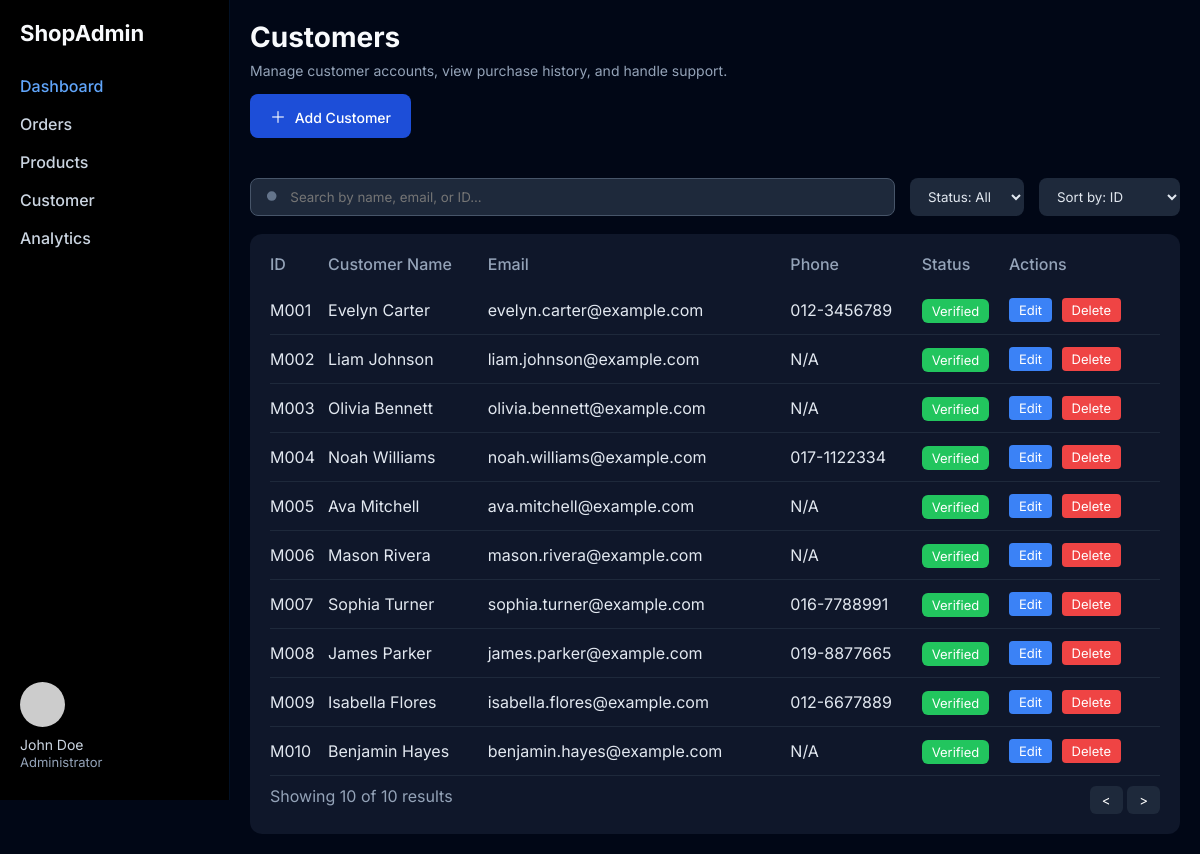
Page /pages/admin/adminCustomer.php on the committed database.
### tables this page shows
CREATE TABLE `users` (
  `user_id` varchar(12) NOT NULL,
  `user_name` varchar(50) NOT NULL,
  `user_role` enum('Member','Admin') NOT NULL DEFAULT 'Member',
  `email` varchar(50) NOT NULL,
  `hash_password` varchar(255) NOT NULL,
  `account_status` enum('Verified','Unverified','Blocked') NOT NULL DEFAULT 'Unverified'
);

CREATE TABLE `userprofile` (
  `user_id` varchar(12) NOT NULL,
  `dob` date DEFAULT NULL,
  `contact_num` varchar(20) DEFAULT NULL,
  `gender` enum('Male','Female') DEFAULT NULL
);

### _base.php (called while the page is built, shortened)
<?php
function get($key, $value = '')
{
    $value = $_GET[$key] ?? $value;
    return is_array($value) ? array_map('trim', $value) : trim($value);
}

### DAO/customer_dao.php (called while the page is built, shortened)
<?php
class CustomerDAO {
    public static function getAllCustomers($search = '', $status = '', $sortBy = 'user_id', $role = 'Member') {
        global $_db;
        $query = "SELECT u.*, up.contact_num, up.dob, up.gender, a.address_one, a.state
                  FROM users u
                  LEFT JOIN userprofile up ON u.user_id = up.user_id
                  LEFT JOIN address a ON u.user_id = a.user_id
                  WHERE u.user_role = ?";
        $params = [$role];
        $allowedSort = ['user_id', 'user_name', 'account_status', 'email'];
        if ($sortBy == 'user_name' || $sortBy == 'email' || $sortBy == 'user_id') {
            $query .= " ORDER BY u.$sortBy ASC";
        } else {
            $query .= " ORDER BY u.$sortBy DESC";
        }
        $stmt = $_db->prepare($query);
        $stmt->execute($params);
        return $stmt->fetchAll();
    }
    public static function getTotalCount($search = '', $status = '', $role = 'Member') {
        global $_db;
        $query = "SELECT COUNT(*) as total FROM users WHERE user_role = ?";
        $params = [$role];
        $stmt = $_db->prepare($query);
        $stmt->execute($params);
        $row = $stmt->fetch();
        return $row->total;
    }
}
?>

### pages/admin/adminCustomer.php (the view, shortened to what this page needs)
<?php
require_once __DIR__ . '/../../_base.php';
$search = get('search');
$status = get('status', 'All');
$sortBy = get('sort', 'user_id');
$customers = CustomerDAO::getAllCustomers($search, $status, $sortBy, 'Member');
$totalCustomers = CustomerDAO::getTotalCount($search, $status, 'Member');
$selectedCustomer = null;
include 'adminHeader.php';
?>
<link rel="stylesheet" href="../../css/adminCustomer.css">
<div class="customers-page">
    <div class="customers-header">
        <div>
            <h1>Customers</h1>
            <p>Manage customer accounts, view purchase history, and handle support.</p>
            <button class="add-btn" onclick="showAddModal()">
                <span>＋</span> Add Customer
            </button>
        </div>
    </div>
    <div class="customers-content">
        <div class="left-section">
            <form method="GET" action="adminCustomer.php" class="customer-toolbar">
                <div class="search-box">
                    <svg width="16" height="16" fill="#64748b" viewBox="0 0 24 24">
                        <path d="M21 21l-4.35-4.35M10.5 18a7.5 7.5 0 1 1 0-15 7.5 7.5 0 0 1 0 15z"/>
                    </svg>
                    <input type="text" name="search" placeholder="Search by name, email, or ID..."
                           value="<?= htmlspecialchars($search) ?>">
                </div>
                <select name="status" class="filter-select" onchange="this.form.submit()">
                    <option value="All" <?= $status == 'All' ? 'selected' : '' ?>>Status: All</option>
                </select>
                <select name="sort" class="sort-select" onchange="this.form.submit()">
                    <option value="user_id" <?= $sortBy == 'user_id' ? 'selected' : '' ?>>Sort by: ID</option>
                </select>
            </form>
            <div class="customer-table-container">
                <table class="customer-table">
                    <thead>
                        <tr>
                            <th>ID</th>
                            <th>Customer Name</th>
                            <th>Email</th>
                            <th>Phone</th>
                            <th>Status</th>
                            <th>Actions</th>
                        </tr>
                    </thead>
                    <tbody>
                        <?php if (empty($customers)): ?>
                            <tr>
                                <td colspan="6" style="text-align: center; padding: 30px;">
                                    No customers found
                                </td>
                            </tr>
                        <?php else: ?>
                            <?php foreach ($customers as $customer): ?>
                            <tr class="<?= ($selectedCustomer && $selectedCustomer->user_id == $customer->user_id) ? 'selected' : '' ?>"
                                onclick="window.location.href='?edit=<?= $customer->user_id ?>'"
                                style="cursor: pointer;">
                                <td><?= htmlspecialchars($customer->user_id) ?></td>
                                <td class="<?= ($selectedCustomer && $selectedCustomer->user_id == $customer->user_id) ? 'highlight' : '' ?>">
                                    <?= htmlspecialchars($customer->user_name) ?>
                                </td>
                                <td><?= htmlspecialchars($customer->email) ?></td>
                                <td><?= htmlspecialchars($customer->contact_num ?? 'N/A') ?></td>
                                <td>
                                    <?php
                                    $statusClass = strtolower($customer->account_status);
                                    if ($statusClass == 'verified') $statusClass = 'active';
                                    ?>
                                    <span class="status <?= $statusClass ?>">
                                        <?= htmlspecialchars($customer->account_status) ?>
                                    </span>
                                </td>
                                <td onclick="event.stopPropagation();">
                                    <a href="?edit=<?= $customer->user_id ?>" class="btn-edit">Edit</a>
                                    <a href="?action=delete&id=<?= $customer->user_id ?>"
                                    onclick="return confirm('Are you sure you want to delete this customer?')"
                                    class="btn-delete">Delete</a>
                                </td>
                            </tr>
                            <?php endforeach; ?>
                        <?php endif; ?>
                    </tbody>
                </table>
                <div class="table-footer">
                    <p>Showing <?= count($customers) ?> of <?= $totalCustomers ?> results</p>
                    <div class="pagination">
                        <button>&lt;</button>
                        <button>&gt;</button>
                    </div>
                </div>
            </div>
        </div>
    </div>
</div>
<?php include 'adminFooter.php'; ?>

### pages/admin/adminHeader.php (shortened to what this page needs)
<!DOCTYPE html>
<html lang="en">
<head>
    <link rel="stylesheet" href="../../css/admin.css">
    <link rel="stylesheet" href="https://cdnjs.cloudflare.com/ajax/libs/font-awesome/7.0.1/css/all.min.css">
</head>
<body>
    <div class="admin-layout">
        <?php include 'adminSidebar.php'; ?>
        <div class="admin-main">

### pages/admin/adminSidebar.php
<div class="admin-sidebar">
    <h2 class="logo">ShopAdmin</h2>
    <ul class="menu">
        <li><a href="adminDashboard.php" class="active">Dashboard</a></li>
        <li><a href="adminOrder.php">Orders</a></li>
        <li><a href="admin-product.php">Products</a></li>
        <li><a href="adminCustomer.php">Customer </a></li>
        <li><a href="analytics.php">Analytics</a></li>
    </ul>
    <div class="sidebar-footer">
        <img src="https://i.pravatar.cc/45" class="avatar">
        <p class="admin-name">John Doe<br><span>Administrator</span></p>
    </div>
</div>

### pages/admin/adminFooter.php
    </div>
</div>
</body>
</html>

### css/admin.css (style rules this page uses)
:root { --color-bg-body: #010716; --color-text-light: #e2e8f0; --color-sidebar-bg: #000000; --color-sidebar-border: #021024; --color-logo-text: #f8fafc; --color-menu-text: #cbd5e1; --color-menu-active: #60a5fa; --color-admin-name: #cbd5e1; --color-admin-name-muted: #94a3b8; --color-search-border: #475569; --color-search-bg: #000000; --color-search-text: #f1f5f9; }
* { margin: 0; padding: 0; box-sizing: border-box; font-family: Inter, sans-serif; }
body { background: var(--color-bg-body); color: var(--color-text-light); }
.admin-layout { display: flex; min-height: 100vh; }
.admin-sidebar { width: 230px; background: var(--color-sidebar-bg); padding: 20px; border-right: 1px solid var(--color-sidebar-border); height: 100vh; position: fixed; top: 0; left: 0; }
.logo { font-size: 22px; font-weight: 700; margin-bottom: 30px; color: var(--color-logo-text); }
.menu li { list-style: none; margin-bottom: 18px; }
.menu a { text-decoration: none; color: var(--color-menu-text); font-weight: 500; }
.menu a.active { color: var(--color-menu-active); }
.sidebar-footer { position: absolute; bottom: 30px; left: 20px; right: 20px; color: var(--color-admin-name); }
.sidebar-footer .avatar { border-radius: 50%; margin-bottom: 5px; }
.admin-name { font-size: 14px; color: var(--color-admin-name); }
.admin-name span { font-size: 13px; color: var(--color-admin-name-muted); }
.admin-main { flex: 1; padding: 20px; margin-left: 230px; }
.search-box { width: 600px; max-width: 800px; padding: 10px; border-radius: 6px; border: 1px solid var(--color-search-border); background: var(--color-search-bg); color: var(--color-search-text); }
.avatar { border-radius: 50%; margin-right: 10px; }

### css/adminCustomer.css (style rules this page uses)
.customers-page { display: flex; flex-direction: column; gap: 20px; color: #e2e8f0; }
.customers-header { margin-bottom: 20px; }
.customers-header h1 { font-size: 28px; font-weight: 700; margin-bottom: 8px; color: #f8fafc; }
.customers-header p { font-size: 14px; color: #94a3b8; margin-bottom: 15px; }
.add-btn { background: #1d4ed8; padding: 10px 20px; border: none; color: white; font-weight: 500; border-radius: 8px; cursor: pointer; font-size: 14px; }
.add-btn span { font-size: 16px; margin-right: 5px; }
.customers-content { display: flex; gap: 25px; }
.left-section { flex: 1; }
.customer-toolbar { display: flex; align-items: center; gap: 15px; margin-bottom: 18px; }
.search-box { background: #1e293b; padding: 10px 14px; border-radius: 8px; display: flex; align-items: center; gap: 10px; flex: 1; }
.search-box input { background: transparent; border: none; color: #e2e8f0; width: 100%; }
.filter-select, .sort-select { background: #1e293b; color: #e2e8f0; border-radius: 8px; border: none; padding: 10px 14px; }
.customer-table-container { background: #0f172a; padding: 20px; border-radius: 12px; flex: 3; }
.customer-table { width: 100%; border-collapse: collapse; }
.customer-table th { text-align: left; padding-bottom: 12px; color: #94a3b8; font-weight: 500; }
.customer-table td { padding: 12px 0; border-bottom: 1px solid #1e293b; }
.customer-table tbody tr { cursor: pointer; transition: background-color 0.2s ease; }
.customer-table td:last-child { pointer-events: none; }
.customer-table td:last-child a { pointer-events: auto; }
.status { padding: 4px 10px; border-radius: 6px; font-size: 13px; color: white; }
.status.active { background: #22c55e; }
.table-footer { margin-top: 10px; display: flex; justify-content: space-between; color: #94a3b8; }
.pagination button { background: #1e293b; border: none; padding: 6px 12px; border-radius: 6px; color: white; }
.btn-edit, .btn-delete { padding: 4px 10px; border-radius: 4px; text-decoration: none; font-size: 13px; margin-right: 5px; display: inline-block; }
.btn-edit { background: #3b82f6; color: white; }
.btn-delete { background: #ef4444; color: white; }

### rows in the picture
users: user_id "M001", user_name "Evelyn Carter", email "evelyn.carter@example.com", userprofile.contact_num "012-3456789", account_status "Verified"
users: user_id "M002", user_name "Liam Johnson", email "liam.johnson@example.com", userprofile.contact_num "N/A", account_status "Verified"
users: user_id "M003", user_name "Olivia Bennett", email "olivia.bennett@example.com", userprofile.contact_num "N/A", account_status "Verified"
users: user_id "M004", user_name "Noah Williams", email "noah.williams@example.com", userprofile.contact_num "017-1122334", account_status "Verified"
users: user_id "M005", user_name "Ava Mitchell", email "ava.mitchell@example.com", userprofile.contact_num "N/A", account_status "Verified"
users: user_id "M006", user_name "Mason Rivera", email "mason.rivera@example.com", userprofile.contact_num "N/A", account_status "Verified"
users: user_id "M007", user_name "Sophia Turner", email "sophia.turner@example.com", userprofile.contact_num "016-7788991", account_status "Verified"
users: user_id "M008", user_name "James Parker", email "james.parker@example.com", userprofile.contact_num "019-8877665", account_status "Verified"
users: user_id "M009", user_name "Isabella Flores", email "isabella.flores@example.com", userprofile.contact_num "012-6677889", account_status "Verified"
users: user_id "M010", user_name "Benjamin Hayes", email "benjamin.hayes@example.com", userprofile.contact_num "N/A", account_status "Verified"

### other values in the picture
count($customers) "10"
$totalCustomers "10"
